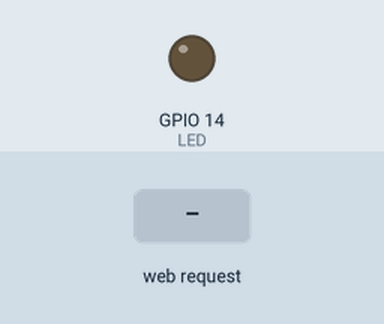
A sketch run on a simulated ESP8266 (NodeMCU). Parts: output pins drawn as LEDs (lit = HIGH). The test bench sets the inputs (shaded band). WiFi joins after 1.5 s; servers stay silent unless stated; what the sketch prints to the serial monitor is not drawn.

Above: at 2.7 s.
2.8 s: HTTP request GET /led_set?state=1 received
At 3.4 s:
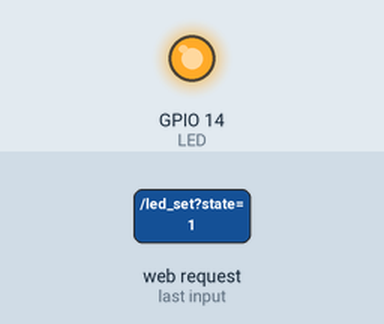
4.3 s: HTTP request GET /led_set received
At 5.7 s:
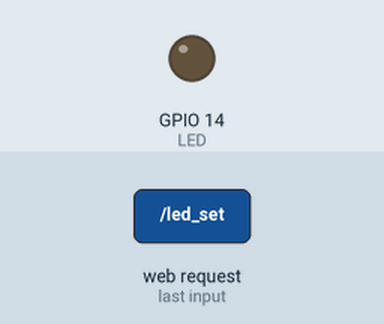
Timing chart, 0 to 7.3 s (numbered marks = the images above; inputs shaded):
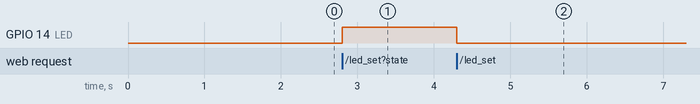

The sketch:

server.ino
```cpp
#include <ESP8266WiFi.h>

#include <WiFiClient.h>

#include <ESP8266WebServer.h>

#include "index.h"

#define LED 14

const char* ssid = "vivo T1";

const char* password = "devil12345";

ESP8266WebServer server(80);


void handleRoot()

{

 String s = webpage;

 server.send(200, "text/html", s);

}


void sensor_data()

{

 int a = analogRead(A0);


 String sensor_value = String(a);

 server.send(200, "text/plane", sensor_value);

}


void led_control()

{

 String state = "OFF";

 String act_state = server.arg("state");
 Serial.println(act_state);
 if(act_state == "1")

 {

  digitalWrite(LED,HIGH); //LED ON

  state = "ON";

 }

 else

 {

  digitalWrite(LED,LOW); //LED OFF

  state = "OFF";

 }


 server.send(200, "text/plane", state);

}


void setup(void)

{

  Serial.begin(115200);

  WiFi.begin(ssid, password);

  Serial.println("");

  pinMode(LED,OUTPUT);


  while (WiFi.status() != WL_CONNECTED)

  {

    Serial.print("Connecting...");

  }

  Serial.println("");

  Serial.print("Connected to ");

  Serial.println(ssid);

  Serial.print("IP address: ");

  Serial.println(WiFi.localIP());


  server.on("/", handleRoot);

  server.on("/led_set", led_control);

  server.on("/adcread", sensor_data);

  server.begin();

}


void loop(void)

{

  server.handleClient();

}
```

index.h
```cpp
const char webpage[] PROGMEM = R"=====(
<!DOCTYPE html>
<html>
<style type="text/css">
.button {
  background-color: #4CAF50; /* Green */
  border: none;
  color: white;
  padding: 15px 32px;
  text-align: center;
  text-decoration: none;
  display: inline-block;
  font-size: 16px;
}
</style>
<body style="background-color: #f9e79f ">
<center>
<div>
<h1>WEBSERVER</h1>
  <button class="button" onclick="send(1)">LED ON</button>
  <button class="button" onclick="send(0)">LED OFF</button><BR>
</div>
 <br>
<div><h2>
  Distance: <span id="adc_val">0</span><br><br>
  LED State: <span id="state">NA</span>
</h2>
</div>
<script>
function send(led_sts)
{
  var xhttp = new XMLHttpRequest();
  xhttp.onreadystatechange = function() {
    if (this.readyState == 4 && this.status == 200) {
      document.getElementById("state").innerHTML = this.responseText;
    }
  };
  xhttp.open("GET", "led_set?state="+led_sts, true);
  xhttp.send();
}
setInterval(function()
{
  getData();
}, 2000);
function getData() {
  var xhttp = new XMLHttpRequest();
  xhttp.onreadystatechange = function() {
    if (this.readyState == 4 && this.status == 200) {
      document.getElementById("adc_val").innerHTML =
      this.responseText;
    }
  };
  xhttp.open("GET", "adcread", true);
  xhttp.send();
}
</script>
</center>
</body>
</html>
)=====";
```

Measured:
- after the input at 2.8 s, GPIO 14 (LED): LOW → HIGH at once
- after the input at 4.3 s, GPIO 14 (LED): HIGH → LOW at once
